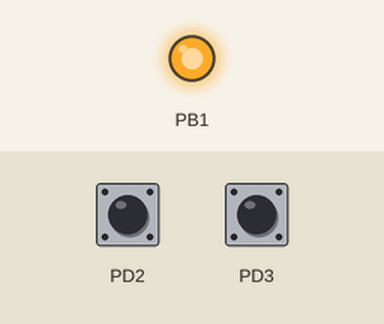
Simulated run of this program. Board: ATmega328P, built with avr-gcc and emulated at 16 MHz. On the bench: output pins drawn as LEDs (lit = HIGH). The inputs (shaded band) are chosen by the test bench; at power-on: PD2 HIGH, PD3 HIGH.

Above: at 1.2 s.
At 3.7 s:
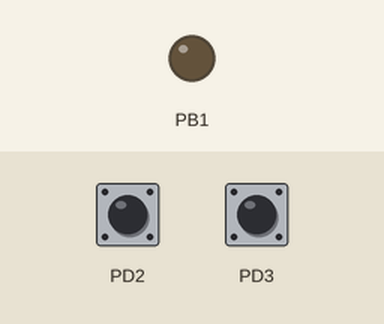
Timing chart, 0 to 6.5 s (numbered marks = the images above):
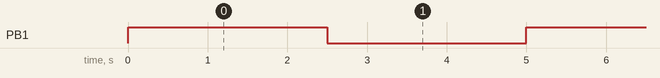

Measured:
- by itself, PB1: alternates HIGH for 2.5 s and LOW for 2.5 s

The program:

main.c
```c
/* Der ATmega328P läuft mit einer Frequenz von 16 MHz */
#define F_CPU 16000000
/* Einbinden der benoetigten Bibliotheken */
#include <avr/io.h>

#include <util/delay.h>

int main(void) {
  /* LED A3 (PORTB01) als Ausgang setzen */
  DDRB = 0x02;
  /* Sensor Bandanfang und Bandende als Eingang definieren */
  DDRD = 0x00;
  PORTD = 0x0C;
  while (1) {
    /* Abfrage ob der Sensor an PORTD3 auf HIGH geschalten wird */
    if ((PIND & 0x0C) != 0) {
      PORTB = 0x02; // LED einschalten Mode 1
      _delay_ms(2500); // 100 ms warten
      PORTB = 0x00; // LED ausschalten Mode 1
      _delay_ms(2500); // 100 ms warten
    } else {
      PORTB = 0x02; // LED einschalten Mode 2
      _delay_ms(100); // 500 ms warten
      PORTB = 0x00; // LED ausschalten Mode 2
      _delay_ms(100); // 500 ms warten
    }
  }
}
```
